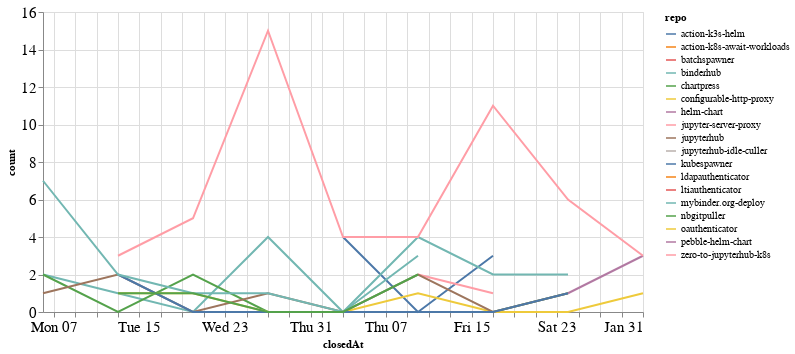

Notebook code cell kept with this figure:
### Code cell
closed_by_time = closed_by.groupby('repo').resample('W', on='closedAt').count()['author'].reset_index()
closed_by_time = closed_by_time.rename(columns={'author': 'count'})

alt.Chart(closed_by_time, width=600).mark_line().encode(
    x='closedAt',
    y='count',
    color='repo',
    tooltip="repo"
)

### Figure 1 — Vega-Lite specification as saved in the notebook (floating-point values rounded to 4 significant figures)
{"config": {"axisLeft": {"labelFontSize": 15}, "axisBottom": {"labelFontSize": 15}}, "data": {"name": "data-0d98c66b7cc4ed9eb9c46cd3993ed40e"}, "mark": "line", "encoding": {"color": {"type": "nominal", "field": "repo"}, "tooltip": {"type": "nominal", "field": "repo"}, "x": {"type": "temporal", "field": "closedAt"}, "y": {"type": "quantitative", "field": "count"}}, "width": 600, "$schema": "https://vega.github.io/schema/vega-lite/v4.8.1.json", "datasets": {"data-0d98c66b7cc4ed9eb9c46cd3993ed40e": [{"repo": "action-k3s-helm", "closedAt": "2021-01-03T00:00:00", "count": 4}, {"repo": "action-k3s-helm", "closedAt": "2021-01-10T00:00:00", "count": 0}, {"repo": "action-k3s-helm", "closedAt": "2021-01-17T00:00:00", "count": 3}, {"repo": "action-k8s-await-workloads", "closedAt": "2021-01-31T00:00:00", "count": 6}, {"repo": "batchspawner", "closedAt": "2021-01-31T00:00:00", "count": 4}, {"repo": "binderhub", "closedAt": "2020-12-06T00:00:00", "count": 2}, {"repo": "binderhub", "closedAt": "2020-12-13T00:00:00", "count": 1}, {"repo": "binderhub", "closedAt": "2020-12-20T00:00:00", "count": 0}, {"repo": "binderhub", "closedAt": "2020-12-27T00:00:00", "count": 4}, {"repo": "binderhub", "closedAt": "2021-01-03T00:00:00", "count": 0}, {"repo": "binderhub", "closedAt": "2021-01-10T00:00:00", "count": 4}, {"repo": "binderhub", "closedAt": "2021-01-17T00:00:00", "count": 2}, {"repo": "binderhub", "closedAt": "2021-01-24T00:00:00", "count": 2}, {"repo": "chartpress", "closedAt": "2020-12-06T00:00:00", "count": 2}, {"repo": "chartpress", "closedAt": "2020-12-13T00:00:00", "count": 0}, {"repo": "chartpress", "closedAt": "2020-12-20T00:00:00", "count": 2}, {"repo": "chartpress", "closedAt": "2020-12-27T00:00:00", "count": 0}, {"repo": "chartpress", "closedAt": "2021-01-03T00:00:00", "count": 0}, {"repo": "chartpress", "closedAt": "2021-01-10T00:00:00", "count": 0}, {"repo": "chartpress", "closedAt": "2021-01-17T00:00:00", "count": 0}, {"repo": "chartpress", "closedAt": "2021-01-24T00:00:00", "count": 1}, {"repo": "configurable-http-proxy", "closedAt": "2020-12-13T00:00:00", "count": 1}, {"repo": "configurable-http-proxy", "closedAt": "2020-12-20T00:00:00", "count": 1}, {"repo": "configurable-http-proxy", "closedAt": "2020-12-27T00:00:00", "count": 0}, {"repo": "configurable-http-proxy", "closedAt": "2021-01-03T00:00:00", "count": 0}, {"repo": "configurable-http-proxy", "closedAt": "2021-01-10T00:00:00", "count": 1}, {"repo": "configurable-http-proxy", "closedAt": "2021-01-17T00:00:00", "count": 0}, {"repo": "configurable-http-proxy", "closedAt": "2021-01-24T00:00:00", "count": 0}, {"repo": "configurable-http-proxy", "closedAt": "2021-01-31T00:00:00", "count": 1}, {"repo": "helm-chart", "closedAt": "2021-01-24T00:00:00", "count": 1}, {"repo": "helm-chart", "closedAt": "2021-01-31T00:00:00", "count": 3}, {"repo": "jupyter-server-proxy", "closedAt": "2021-01-10T00:00:00", "count": 2}, {"repo": "jupyter-server-proxy", "closedAt": "2021-01-17T00:00:00", "count": 1}, {"repo": "jupyterhub", "closedAt": "2020-12-06T00:00:00", "count": 1}, {"repo": "jupyterhub", "closedAt": "2020-12-13T00:00:00", "count": 2}, {"repo": "jupyterhub", "closedAt": "2020-12-20T00:00:00", "count": 0}, {"repo": "jupyterhub", "closedAt": "2020-12-27T00:00:00", "count": 1}, {"repo": "jupyterhub", "closedAt": "2021-01-03T00:00:00", "count": 0}, {"repo": "jupyterhub", "closedAt": "2021-01-10T00:00:00", "count": 2}, {"repo": "jupyterhub", "closedAt": "2021-01-17T00:00:00", "count": 0}, {"repo": "jupyterhub", "closedAt": "2021-01-24T00:00:00", "count": 1}, {"repo": "jupyterhub-idle-culler", "closedAt": "2021-01-31T00:00:00", "count": 1}, {"repo": "kubespawner", "closedAt": "2020-12-13T00:00:00", "count": 2}, {"repo": "kubespawner", "closedAt": "2020-12-20T00:00:00", "count": 0}, {"repo": "kubespawner", "closedAt": "2020-12-27T00:00:00", "count": 0}, {"repo": "kubespawner", "closedAt": "2021-01-03T00:00:00", "count": 0}, {"repo": "kubespawner", "closedAt": "2021-01-10T00:00:00", "count": 0}, {"repo": "kubespawner", "closedAt": "2021-01-17T00:00:00", "count": 0}, {"repo": "kubespawner", "closedAt": "2021-01-24T00:00:00", "count": 1}, {"repo": "ldapauthenticator", "closedAt": "2020-12-13T00:00:00", "count": 1}, {"repo": "ltiauthenticator", "closedAt": "2020-12-06T00:00:00", "count": 1}, {"repo": "mybinder.org-deploy", "closedAt": "2020-12-06T00:00:00", "count": 7}, {"repo": "mybinder.org-deploy", "closedAt": "2020-12-13T00:00:00", "count": 2}, {"repo": "mybinder.org-deploy", "closedAt": "2020-12-20T00:00:00", "count": 1}, {"repo": "mybinder.org-deploy", "closedAt": "2020-12-27T00:00:00", "count": 1}, {"repo": "mybinder.org-deploy", "closedAt": "2021-01-03T00:00:00", "count": 0}, {"repo": "mybinder.org-deploy", "closedAt": "2021-01-10T00:00:00", "count": 3}, {"repo": "nbgitpuller", "closedAt": "2020-12-13T00:00:00", "count": 1}, {"repo": "nbgitpuller", "closedAt": "2020-12-20T00:00:00", "count": 1}, {"repo": "nbgitpuller", "closedAt": "2020-12-27T00:00:00", "count": 0}, {"repo": "nbgitpuller", "closedAt": "2021-01-03T00:00:00", "count": 0}, {"repo": "nbgitpuller", "closedAt": "2021-01-10T00:00:00", "count": 2}, {"repo": "oauthenticator", "closedAt": "2020-12-06T00:00:00", "count": 2}, {"repo": "pebble-helm-chart", "closedAt": "2020-12-13T00:00:00", "count": 1}, {"repo": "zero-to-jupyterhub-k8s", "closedAt": "2020-12-13T00:00:00", "count": 3}, {"repo": "zero-to-jupyterhub-k8s", "closedAt": "2020-12-20T00:00:00", "count": 5}, {"repo": "zero-to-jupyterhub-k8s", "closedAt": "2020-12-27T00:00:00", "count": 15}, {"repo": "zero-to-jupyterhub-k8s", "closedAt": "2021-01-03T00:00:00", "count": 4}, {"repo": "zero-to-jupyterhub-k8s", "closedAt": "2021-01-10T00:00:00", "count": 4}, {"repo": "zero-to-jupyterhub-k8s", "closedAt": "2021-01-17T00:00:00", "count": 11}, {"repo": "zero-to-jupyterhub-k8s", "closedAt": "2021-01-24T00:00:00", "count": 6}, {"repo": "zero-to-jupyterhub-k8s", "closedAt": "2021-01-31T00:00:00", "count": 3}]}}
